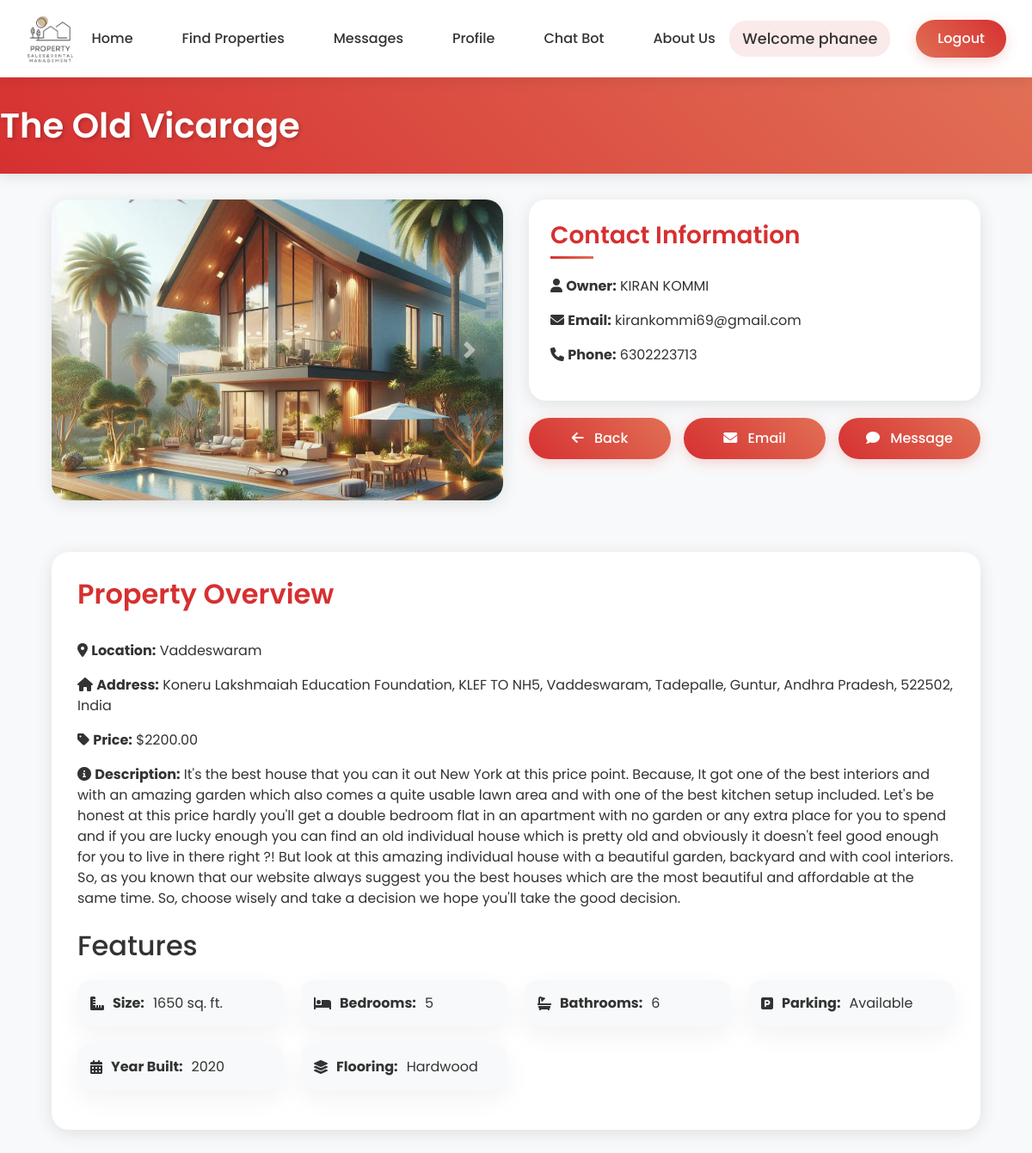
/property_detail/13/ (signed in), run on the app's committed database.
### ownerapp/models.py (models this page shows, shortened)
class Property(models.Model):
    PROPERTY_TYPE_CHOICES = [
        ('Rent', 'Rent'),
        ('Sale', 'Sale'),
    ]
    OCCUPANCY_CHOICES = [
        ('Available', 'Available'),
        ('Not Available', 'Not Available'),
    ]
    PARKING = [
        ('Available', 'Available'),
        ('Not Available', 'Not Available'),
    ]
    title = models.CharField(max_length=200)
    image = models.ImageField(upload_to='property_images/')
    image_2 = models.ImageField(upload_to='property_images/', blank=True, null=True)
    image_3 = models.ImageField(upload_to='property_images/', blank=True, null=True)
    overview = models.TextField(max_length=100)
    location = models.CharField(max_length=200)
    location_url = models.URLField(max_length=500, blank=True, null=True, help_text="OpenStreetMap URL for the property location")
    address = models.TextField(max_length=300, blank=True, null=True)
    property_type = models.CharField(max_length=10, choices=PROPERTY_TYPE_CHOICES, default='Rent')
    price = models.DecimalField(max_digits=10, decimal_places=2)
    description = models.TextField()
    size = models.PositiveIntegerField()
    bedrooms = models.PositiveIntegerField()
    bathrooms = models.PositiveIntegerField()
    parking = models.CharField(max_length=20,choices=PARKING,default='Available')
    year_built = models.PositiveIntegerField()
    flooring_type = models.CharField(max_length=100)
    owner_name = models.CharField(max_length=100, default='Unknown Owner')
    email = models.EmailField()
    phone = models.CharField(max_length=15)
    occupancy_status = models.CharField(max_length=20,choices=OCCUPANCY_CHOICES,default='Available')
    owner = models.ForeignKey(User, on_delete=models.CASCADE, related_name='properties', default=1)

### tenentapp/views.py (the view)
# urls.py: path('property_detail/<int:pk>/', views.property_detail, name='property_detail'),
@login_required
def property_detail(request, pk):
    property = get_object_or_404(Property, pk=pk)
    return render(request, 'tenentApp/property_detail.html', {'property': property})

### templates/tenentApp/property_detail.html (shortened to what this page needs)
{% load static %}
<html lang="en">
<head>
    <link rel="stylesheet" href="https://stackpath.bootstrapcdn.com/bootstrap/4.5.2/css/bootstrap.min.css">
    <link rel="stylesheet" href="https://cdnjs.cloudflare.com/ajax/libs/font-awesome/6.0.0/css/all.min.css">
    <link rel="stylesheet" href="{% static 'css/adminApp/homepage.css' %}">
</head>
<body id="propertyDetailBody">
{% block body %}
    {% include 'Navbar/tenentNavBar.html' %}
    <header id="propertyHeader">
        <h1 id="propertyTitle">{{ property.title }}</h1>
    </header>
    <div id="propertyContainer" class="container">
        <div class="row">
            <div class="col-md-6">
                <div id="propertyCarouselSection" class="carousel slide" data-ride="carousel">
                    <div class="carousel-inner">
                        <div class="carousel-item active">
                            <img id="propertyImage" src="{{ property.image.url }}" class="d-block w-100" alt="{{ property.title }}">
                        </div>
                    </div>
                    <a class="carousel-control-prev" href="#propertyCarouselSection" role="button" data-slide="prev">
                        <span class="carousel-control-prev-icon" aria-hidden="true"></span>
                    </a>
                    <a class="carousel-control-next" href="#propertyCarouselSection" role="button" data-slide="next">
                        <span class="carousel-control-next-icon" aria-hidden="true"></span>
                    </a>
                </div>
            </div>
            <div class="col-md-6">
                <section id="propertyContactSection">
                    <h3 id="contactTitle">Contact Information</h3>
                    <p><i class="fas fa-user"></i> <strong>Owner:</strong> {{ property.owner_name }}</p>
                    <p><i class="fas fa-envelope"></i> <strong>Email:</strong> {{ property.email }}</p>
                    <p><i class="fas fa-phone"></i> <strong>Phone:</strong> {{ property.phone }}</p>
                </section>
                <div id="actionButtonsContainer">
                    <a href="{% url 'tenentapp:property_list' %}" class="property-btn-squircle">
                        <i class="fas fa-arrow-left"></i>
                        <span>Back</span>
                    </a>
                    <a href="mailto:{{ property.email }}?subject=Inquiry%20about%20{{ property.title }}" class="property-btn-squircle">
                        <i class="fas fa-envelope"></i>
                        <span>Email</span>
                    </a>
                    <a href="{% url 'tenentapp:send_message' property.id %}" class="property-btn-squircle">
                        <i class="fas fa-comment"></i>
                        <span>Message</span>
                    </a>
                </div>
            </div>
        </div>
        <section id="propertyOverviewSection">
            <h2 id="overviewTitle">Property Overview</h2>
            <div id="overviewDetails">
                <p><i class="fas fa-map-marker-alt"></i> <strong>Location:</strong> {{ property.location }}</p>
                <p><i class="fas fa-home"></i> <strong>Address:</strong> {{ property.address }}</p>
                <p><i class="fas fa-tag"></i> <strong>Price:</strong> ${{ property.price }}</p>
                <p><i class="fas fa-info-circle"></i> <strong>Description:</strong> {{ property.description }}</p>
            </div>
            <h2 id="featuresTitle" class="mt-4">Features</h2>
            <ul id="featuresList">
                <li class="feature-item"><i class="fas fa-ruler-combined"></i> <strong>Size:</strong> {{ property.size }} sq. ft.</li>
                <li class="feature-item"><i class="fas fa-bed"></i> <strong>Bedrooms:</strong> {{ property.bedrooms }}</li>
                <li class="feature-item"><i class="fas fa-bath"></i> <strong>Bathrooms:</strong> {{ property.bathrooms }}</li>
                <li class="feature-item"><i class="fas fa-parking"></i> <strong>Parking:</strong> {{ property.parking|yesno:"Available,Not Available" }}</li>
                <li class="feature-item"><i class="fas fa-calendar-alt"></i> <strong>Year Built:</strong> {{ property.year_built }}</li>
                <li class="feature-item"><i class="fas fa-layer-group"></i> <strong>Flooring:</strong> {{ property.flooring_type }}</li>
            </ul>
        </section>
    </div>
{% endblock %}
</body>
</html>

### templates/Navbar/tenentNavBar.html (shortened to what this page needs)
{% load static %}
<header>
    <div class="logo">
        <a href="{% url 'tenentapp:tenenthomepage' %}">
            <img src="{% static 'images/logo.png' %}" alt="PS6 Logo">
        </a>
    </div>
    <nav>
        <ul>
            <li><a href="{% url 'tenentapp:tenenthomepage' %}">Home</a></li>
            <li><a href="{% url 'tenentapp:property_list' %}">Find Properties</a></li>
            <li><a href="{% url 'tenentapp:tenant_messages' %}">Messages</a></li>
            <li><a href="{% url 'tenentapp:tenent_profile' %}">Profile</a></li>
            <li><a href="{% url 'tenentapp:chatbot_view' %}">Chat Bot</a></li>
            <li><a href="{% url 'tenentapp:about_us' %}">About Us</a></li>
        </ul>
    </nav>
    <div class="right-container">
        <div class="auth-buttons">
            {% if user.is_authenticated %}
                <span class="welcome-message">Welcome {{ user.username }}</span>
                <form action="{% url 'adminapp:logout_view' %}" method="POST" style="display:inline;">
                    <button type="submit" class="logout-btn">Logout</button>
                </form>
            {% endif %}
        </div>
    </div>
</header>

### static/css/adminApp/homepage.css (style rules this page uses)
* { margin: 0; padding: 0; box-sizing: border-box; }
body { font-family: 'Poppins', sans-serif; margin: 0; padding: 0; background-color: #f5f5f5; color: #333; }
header { background-color: #ffffff; color: #333; padding: 15px 30px; display: flex; justify-content: space-between; align-items: center; box-shadow: 0 4px 15px rgba(0, 0, 0, 0.08); position: relative; z-index: 1000; }
.logo img { max-width: 150px; max-height: 60px; transition: transform 0.3s ease; }
nav ul { list-style: none; margin: 0; padding: 0; display: flex; gap: 25px; }
nav ul li a { color: #333; text-decoration: none; font-size: 1rem; font-weight: 500; padding: 8px 16px; border-radius: 20px; transition: all 0.3s ease; position: relative; }
nav ul li a::after { content: ''; position: absolute; bottom: 0; left: 50%; width: 0; height: 2px; transition: all 0.3s ease; transform: translateX(-50%); }
.right-container { display: flex; align-items: center; gap: 25px; }
.auth-buttons { display: flex; align-items: center; gap: 15px; }
.welcome-message { margin-right: 15px; font-size: 1.1rem; font-weight: 500; color: #333; padding: 8px 15px; background-color: rgba(214, 48, 49, 0.1); border-radius: 20px; }
.logout-btn { background: linear-gradient(45deg, #e17055, #d63031); color: white; padding: 10px 25px; border: none; border-radius: 25px; cursor: pointer; font-weight: 500; transition: all 0.3s; box-shadow: 0 4px 15px rgba(214, 48, 49, 0.2); }
.feature-item { background-color: #fff; padding: 30px; border-radius: 15px; box-shadow: 0 10px 30px rgba(0, 0, 0, 0.05); transition: all 0.3s; }

### data on the page
Property: title "The Old Vicarage", image (picture), owner_name "KIRAN KOMMI", email "kirankommi69@gmail.com", phone "6302223713", location "Vaddeswaram", address "Koneru Lakshmaiah Education Foundation, KLEF TO NH5, Vaddeswaram, Tadepalle, Guntur, Andhra Pradesh, 522502, India", price "2200.00", description "It's the best house that you can it out New York at this price point. Because, It got one of the best interiors and with an amazing garden which also comes a quite usable lawn area and with one of the best kitchen setup included. Let's be honest at this price hardly you'll get a double bedroom flat in an apartment with no garden or any extra place for you to spend and if you are lucky enough you can find an old individual house which is pretty old and obviously it doesn't feel good enough for you to live in there right ?! But look at this amazing individual house with a beautiful garden, backyard and with cool interiors. So, as you known that our website always suggest you the best houses…", size "1650", bedrooms "5", bathrooms "6", parking "Available", year_built "2020", flooring_type "Hardwood"

### other printed values
{{ user.username }} "phanee"
